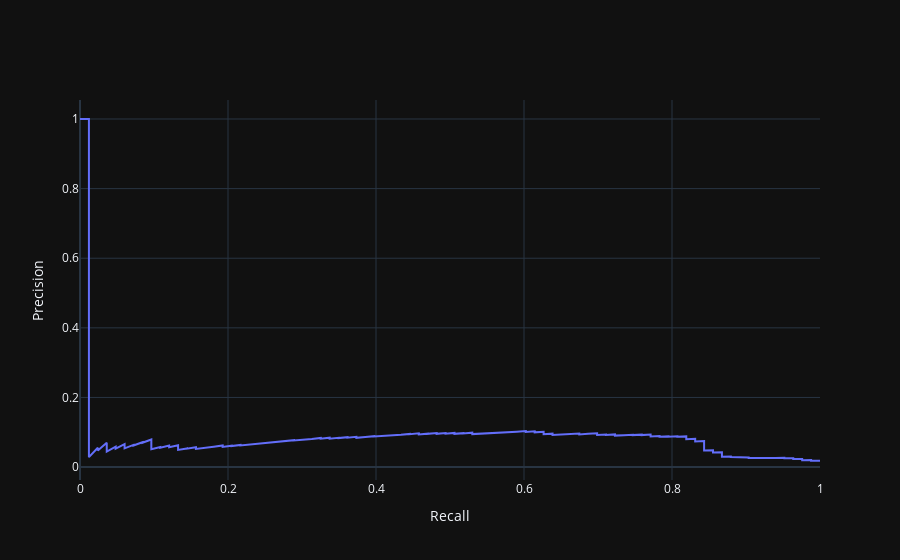

Notebook cell for this chart:
### Code cell
p, r, d = precision_recall_curve(test_targets, predictions[:, 1])

F1 = 2 * p * r /(p + r)

fig = go.Figure()
fig.add_trace(go.Scatter(x=r, y=p, hovertext=[f"decision boundary: {x:.2f}\nF1 score: {f:.03f}" for x, f in zip(d, F1)]))

fig.update_xaxes(title="Recall")
fig.update_yaxes(title="Precision")
fig.show()

### Figure 1 — Plotly figure (JSON) as saved in the notebook; plotly's stock layout.template omitted (floating-point values rounded to 4 significant figures; data arrays with more than 128 entries replaced by an {"elided": "..."} marker saying what was removed)
{"data": [{"hovertext": {"elided": "4743 str values"}, "x": {"elided": "4744 float values"}, "y": {"elided": "4744 float values"}, "type": "scatter"}], "layout": {"xaxis": {"title": {"text": "Recall"}}, "yaxis": {"title": {"text": "Precision"}}}}
